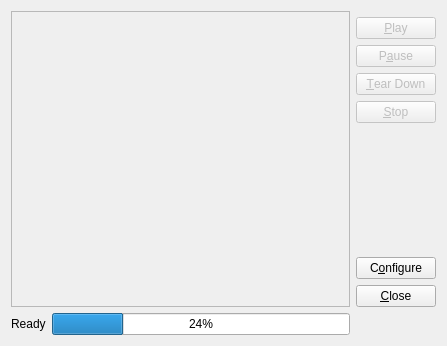
<?xml version="1.0" encoding="UTF-8"?>
<ui version="4.0">
 <class>MainDialog</class>
 <widget class="QDialog" name="MainDialog">
  <property name="geometry">
   <rect>
    <x>0</x>
    <y>0</y>
    <width>447</width>
    <height>346</height>
   </rect>
  </property>
  <property name="windowTitle">
   <string>MainDialog</string>
  </property>
  <layout class="QGridLayout" name="gridLayout">
   <item row="5" column="0">
    <layout class="QHBoxLayout" name="horizontalLayout">
     <item>
      <widget class="QLabel" name="process_label">
       <property name="text">
        <string>Ready</string>
       </property>
      </widget>
     </item>
     <item>
      <widget class="QProgressBar" name="progressBar">
       <property name="value">
        <number>24</number>
       </property>
      </widget>
     </item>
    </layout>
   </item>
   <item row="1" column="1">
    <layout class="QVBoxLayout" name="verticalLayout">
     <item>
      <widget class="QPushButton" name="btn_play">
       <property name="enabled">
        <bool>false</bool>
       </property>
       <property name="text">
        <string>&amp;Play</string>
       </property>
      </widget>
     </item>
     <item>
      <widget class="QPushButton" name="btn_pause">
       <property name="enabled">
        <bool>false</bool>
       </property>
       <property name="text">
        <string>P&amp;ause</string>
       </property>
      </widget>
     </item>
     <item>
      <widget class="QPushButton" name="btn_teardown">
       <property name="enabled">
        <bool>false</bool>
       </property>
       <property name="text">
        <string>&amp;Tear Down</string>
       </property>
      </widget>
     </item>
     <item>
      <widget class="QPushButton" name="btn_stop">
       <property name="enabled">
        <bool>false</bool>
       </property>
       <property name="text">
        <string>&amp;Stop</string>
       </property>
      </widget>
     </item>
    </layout>
   </item>
   <item row="3" column="1">
    <widget class="QPushButton" name="btn_config">
     <property name="text">
      <string>C&amp;onfigure</string>
     </property>
    </widget>
   </item>
   <item row="0" column="0" rowspan="5">
    <widget class="QScrollArea" name="ResponceArea">
     <property name="widgetResizable">
      <bool>true</bool>
     </property>
     <widget class="QWidget" name="scrollAreaWidgetContents">
      <property name="geometry">
       <rect>
        <x>0</x>
        <y>0</y>
        <width>344</width>
        <height>298</height>
       </rect>
      </property>
     </widget>
    </widget>
   </item>
   <item row="2" column="1">
    <spacer name="verticalSpacer">
     <property name="orientation">
      <enum>Qt::Vertical</enum>
     </property>
     <property name="sizeHint" stdset="0">
      <size>
       <width>48</width>
       <height>115</height>
      </size>
     </property>
    </spacer>
   </item>
   <item row="4" column="1">
    <widget class="QPushButton" name="btn_close">
     <property name="text">
      <string>&amp;Close</string>
     </property>
    </widget>
   </item>
  </layout>
  <zorder>layoutWidget</zorder>
  <zorder>ResponceArea</zorder>
  <zorder>btn_close</zorder>
  <zorder>layoutWidget</zorder>
  <zorder>btn_config</zorder>
  <zorder>verticalSpacer</zorder>
 </widget>
 <layoutdefault spacing="6" margin="11"/>
 <tabstops>
  <tabstop>btn_play</tabstop>
  <tabstop>btn_pause</tabstop>
  <tabstop>btn_teardown</tabstop>
  <tabstop>btn_stop</tabstop>
  <tabstop>btn_close</tabstop>
  <tabstop>ResponceArea</tabstop>
 </tabstops>
 <resources/>
 <connections>
  <connection>
   <sender>btn_close</sender>
   <signal>clicked()</signal>
   <receiver>MainDialog</receiver>
   <slot>reject()</slot>
   <hints>
    <hint type="sourcelabel">
     <x>361</x>
     <y>275</y>
    </hint>
    <hint type="destinationlabel">
     <x>318</x>
     <y>314</y>
    </hint>
   </hints>
  </connection>
 </connections>
</ui>
